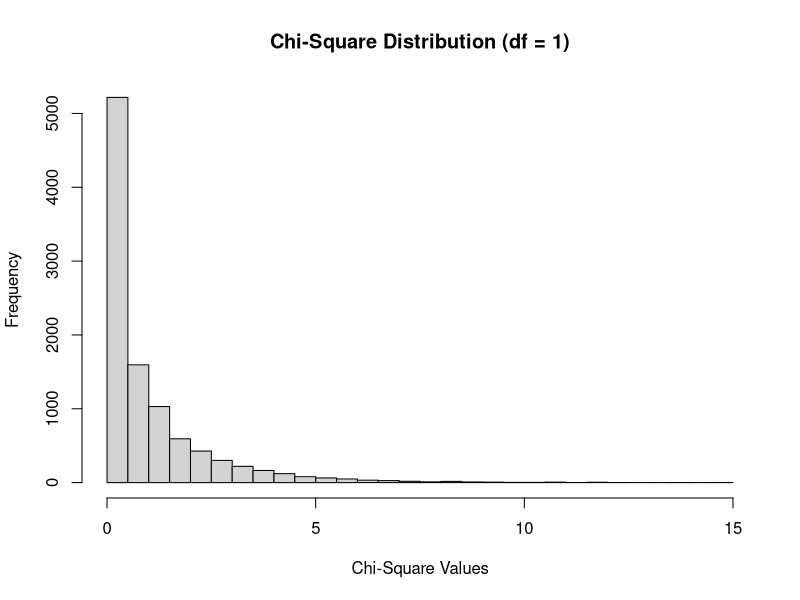
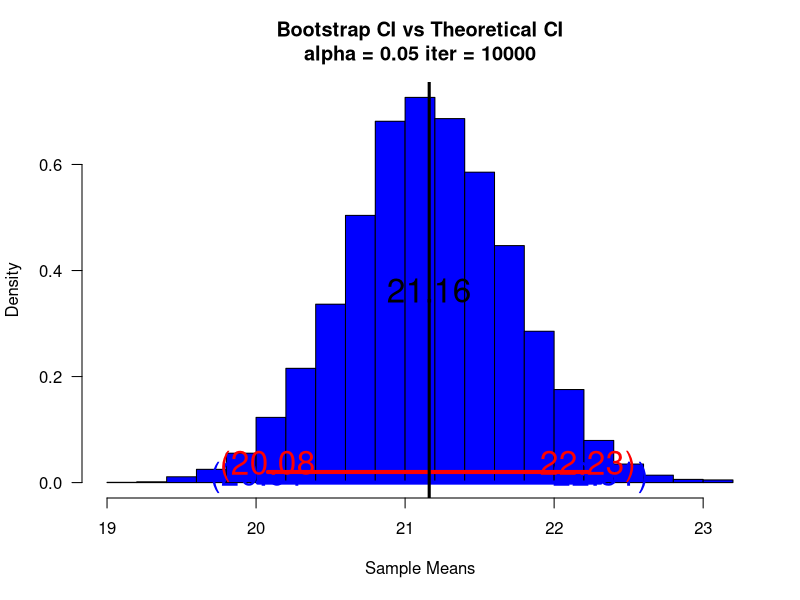

R code for these plots, in order:
## ---- chunk 1
knitr::opts_chunk$set(echo = TRUE)
## ---- chunk 2
getwd()
## ---- chunk 3
library(dplyr)

# Read the NZBIRDS.csv file
nzbirds <- read.csv("NZBIRDS.csv")

# Display the structure of the dataset to verify column names
str(nzbirds)
head(nzbirds)

# Part a: Random sample of 35 bird species
set.seed(123) # Set seed for reproducibility
sample_data <- nzbirds %>% sample_n(35)

# Part b: Calculate mean, standard deviation, and 95% confidence interval for Body Mass
mean_body_mass <- mean(sample_data$Body.Mass)
sd_body_mass <- sd(sample_data$Body.Mass)
n <- nrow(sample_data)
error_margin <- qt(0.975, df = n - 1) * (sd_body_mass / sqrt(n))
ci_body_mass <- c(mean_body_mass - error_margin, mean_body_mass + error_margin)

cat("Part b: Body Mass\n")
cat("Mean: ", mean_body_mass, "\n")
cat("Standard Deviation: ", sd_body_mass, "\n")
cat("95% Confidence Interval: ", ci_body_mass, "\n")

# Part c: Interpretation of the confidence interval
cat("Part c: The confidence interval indicates that the true mean body mass of all bird species is likely between ", 
    ci_body_mass[1], " and ", ci_body_mass[2], ".\n")

# Part d: Check if the true mean (from full dataset) is in the interval
true_mean_body_mass <- mean(nzbirds$Body.Mass)
cat("Part d: True Mean Body Mass: ", true_mean_body_mass, "\n")
cat("Is the true mean within the interval? ", 
    true_mean_body_mass >= ci_body_mass[1] && true_mean_body_mass <= ci_body_mass[2], "\n")

# Part e: Repeat steps b-d for Egg Length
mean_egg_length <- mean(sample_data$Egg.Length)
sd_egg_length <- sd(sample_data$Egg.Length)
error_margin_egg <- qt(0.975, df = n - 1) * (sd_egg_length / sqrt(n))
ci_egg_length <- c(mean_egg_length - error_margin_egg, mean_egg_length + error_margin_egg)

cat("\nPart e: Egg Length\n")
cat("Mean: ", mean_egg_length, "\n")
cat("Standard Deviation: ", sd_egg_length, "\n")
cat("95% Confidence Interval: ", ci_egg_length, "\n")

# Check if the true mean (from full dataset) is in the interval for Egg Length
true_mean_egg_length <- mean(nzbirds$Egg.Length)
cat("True Mean Egg Length: ", true_mean_egg_length, "\n")
cat("Is the true mean within the interval? ", 
    true_mean_egg_length >= ci_egg_length[1] && true_mean_egg_length <= ci_egg_length[2], "\n")

# Part f: Proportions of flightless birds for extinct and non-extinct species
extinct <- nzbirds %>% filter(Extinct == "Yes")
nonextinct <- nzbirds %>% filter(Extinct == "No")

prop_extinct_flightless <- mean(extinct$Flight == "No")
prop_nonextinct_flightless <- mean(nonextinct$Flight == "No")

# Confidence interval for the difference in proportions
n_extinct <- nrow(extinct)
n_nonextinct <- nrow(nonextinct)
se_diff <- sqrt((prop_extinct_flightless * (1 - prop_extinct_flightless) / n_extinct) +
                (prop_nonextinct_flightless * (1 - prop_nonextinct_flightless) / n_nonextinct))
diff_prop <- prop_extinct_flightless - prop_nonextinct_flightless
error_margin_prop <- qnorm(0.975) * se_diff
ci_diff_prop <- c(diff_prop - error_margin_prop, diff_prop + error_margin_prop)

cat("\nPart f: Difference in Proportions of Flightless Birds\n")
cat("Proportion of Extinct Flightless: ", prop_extinct_flightless, "\n")
cat("Proportion of Nonextinct Flightless: ", prop_nonextinct_flightless, "\n")
cat("Difference in Proportions: ", diff_prop, "\n")
cat("95% Confidence Interval for Difference in Proportions: ", ci_diff_prop, "\n")

# Part g: Support for the theory
cat("\nPart g: Does the confidence interval support the theory?\n")
cat("The theory is supported if the entire confidence interval is positive.\n")
cat("Support for theory: ", ci_diff_prop[1] > 0, "\n")

## ---- chunk 4
# Given data
n_southern_pine <- 100
mean_southern_pine <- 1312
sd_southern_pine <- 422

n_ponderosa_pine <- 47
mean_ponderosa_pine <- 1352
sd_ponderosa_pine <- 271

# Calculate the standard error for the difference in means
se_diff <- sqrt((sd_southern_pine^2 / n_southern_pine) + (sd_ponderosa_pine^2 / n_ponderosa_pine))

# Calculate the difference in means
mean_diff <- mean_southern_pine - mean_ponderosa_pine

# Calculate the critical t-value for a 95% confidence interval
alpha <- 0.05
df <- min(n_southern_pine - 1, n_ponderosa_pine - 1) # Use the smaller degrees of freedom
t_crit <- qt(1 - alpha/2, df)

# Calculate the margin of error
margin_of_error <- t_crit * se_diff

# Confidence interval for the difference in means
ci_diff_means <- c(mean_diff - margin_of_error, mean_diff + margin_of_error)

# Output the results
cat("Difference in means: ", mean_diff, "\n")
cat("95% Confidence Interval for the Difference in Means: ", ci_diff_means, "\n")

# Check if the confidence interval includes 0
if (ci_diff_means[1] > 0 || ci_diff_means[2] < 0) {
  cat("The confidence interval suggests a significant difference in mean shear stress.\n")
} else {
  cat("The confidence interval includes 0, so there is no significant difference in mean shear stress.\n")
}

## ---- chunk 5
# Part a: Verify that (y^2 / sigma^2) follows a chi-square distribution with 1 degree of freedom
# Simulate the distribution to verify
set.seed(123) # Set seed for reproducibility
n <- 1 # Sample size
sigma_squared <- 1 # Assume true variance is 1
num_simulations <- 10000 # Number of simulations

# Simulate y from a normal distribution with mean 0 and variance sigma_squared
y <- rnorm(num_simulations, mean = 0, sd = sqrt(sigma_squared))

# Compute y^2 / sigma^2
chi_squared_values <- (y^2) / sigma_squared

# Check the distribution of chi_squared_values
cat("Simulated mean of chi-squared values: ", mean(chi_squared_values), "\n")
cat("Theoretical mean of chi-squared distribution (df = 1): ", 1, "\n")
hist(chi_squared_values, breaks = 30, main = "Chi-Square Distribution (df = 1)", xlab = "Chi-Square Values")

# Part b: Derive a 95% confidence interval for sigma^2 using y^2 / sigma^2 as a pivotal statistic
# Define observed value of y^2
observed_y_squared <- 4 # Example value, replace with actual data

# Critical values from chi-square distribution with 1 degree of freedom
alpha <- 0.05
lower_critical <- qchisq(alpha / 2, df = 1)
upper_critical <- qchisq(1 - alpha / 2, df = 1)

# Compute confidence interval for sigma^2
lower_bound <- observed_y_squared / upper_critical
upper_bound <- observed_y_squared / lower_critical
ci_sigma_squared <- c(lower_bound, upper_bound)

cat("95% Confidence Interval for sigma^2: ", ci_sigma_squared, "\n")
## ---- chunk 6
# Given data for Exercise 8.24 and Exercise 7.26
n <- 20                     # Sample size
sample_mean <- 1.881        # Sample mean
sample_sd <- 0.52391        # Sample standard deviation
mu_0 <- 2                   # Null hypothesis mean
alpha <- 0.05               # Significance level

# Calculate the standard error
se_mean <- sample_sd / sqrt(n)

# Calculate the t-test statistic
t_statistic <- (sample_mean - mu_0) / se_mean

# Calculate the p-value for a two-tailed test
p_value <- 2 * pt(abs(t_statistic), df = n - 1, lower.tail = FALSE)

# Confidence interval for the mean
t_critical <- qt(1 - alpha / 2, df = n - 1)  # t critical value for 95% CI
ci_lower <- sample_mean - t_critical * se_mean
ci_upper <- sample_mean + t_critical * se_mean
ci <- c(ci_lower, ci_upper)

# Output results
cat("Exercise 8.24 Results:\n")
cat("Sample Mean: ", sample_mean, "\n")
cat("Sample Standard Deviation: ", sample_sd, "\n")
cat("Standard Error: ", se_mean, "\n")
cat("Test Statistic (t): ", t_statistic, "\n")
cat("P-value: ", p_value, "\n")
cat("95% Confidence Interval: ", ci, "\n")

# Conclusion based on alpha = 0.05
if (p_value < alpha) {
  cat("Conclusion: Reject the null hypothesis. The mean roughness differs from 2.\n")
} else {
  cat("Conclusion: Fail to reject the null hypothesis. No evidence that the mean roughness differs from 2.\n")
}

## ---- chunk 7
# Data: DOC values from the 25 lakes
DOC_values <- c(9.6, 4.5, 13.2, 4.1, 22.6, 2.7, 14.7, 3.5, 13.6, 19.8,
                14.3, 56.9, 25.1, 18.4, 2.7, 4.2, 30.2, 10.3, 17.6, 2.4,
                17.3, 38.8, 3.0, 5.8, 7.6)

# Part a: Hypothesis Test
# Null Hypothesis (H0): mu = 15 (mean DOC is 15 grams/m^3)
# Alternative Hypothesis (H1): mu != 15 (mean DOC is not 15 grams/m^3)

# Calculate the sample mean and standard deviation
sample_mean <- mean(DOC_values)
sample_sd <- sd(DOC_values)
n <- length(DOC_values)
alpha <- 0.10 # Significance level

# Perform the one-sample t-test
t_test_result <- t.test(DOC_values, mu = 15, alternative = "two.sided", conf.level = 1 - alpha)

# Output results of the hypothesis test
cat("Part a: Hypothesis Test Results\n")
cat("Sample Mean: ", sample_mean, "\n")
cat("Sample Standard Deviation: ", sample_sd, "\n")
cat("Test Statistic: ", t_test_result$statistic, "\n")
cat("P-value: ", t_test_result$p.value, "\n")
cat("Confidence Interval: ", t_test_result$conf.int, "\n")

if (t_test_result$p.value < alpha) {
  cat("Conclusion: Reject the null hypothesis. The sample mean DOC differs from 15 grams/m^3.\n")
} else {
  cat("Conclusion: Fail to reject the null hypothesis. There is no evidence that the sample mean DOC differs from 15 grams/m^3.\n")
}

# Part b: Power of the test
# Alternative mean mu_a = 14 grams/m^3
mu_a <- 14
t_critical <- qt(1 - alpha/2, df = n - 1) # Critical t-value
se <- sample_sd / sqrt(n) # Standard error

# Calculate non-centrality parameter for the alternative hypothesis
non_centrality <- abs(mu_a - 15) / se

# Power calculation using the cumulative distribution function
beta <- pt(t_critical, df = n - 1, ncp = non_centrality) - pt(-t_critical, df = n - 1, ncp = non_centrality)
power <- 1 - beta

cat("\nPart b: Power of the Test\n")
cat("Likelihood of detecting a mean difference (Power): ", power, "\n")

## ---- chunk 8
# Data: Oxon/Thion Ratios by condition
data <- data.frame(
  Condition = c("Fog", "Fog", "Fog", "Fog", "Clear", "Clear", "Fog", "Clear", "Fog", "Clear", "Fog", "Cloudy", "Fog", "Clear"),
  Ratio = c(0.270, 0.241, 0.205, 0.523, 0.618, 0.112, 0.330, 0.591, 0.273, 0.375, 0.225, 0.239, 0.112, 0.375)
)

# Separate ratios for foggy and clear/cloudy conditions
fog_ratios <- data$Ratio[data$Condition == "Fog"]
clear_ratios <- data$Ratio[data$Condition %in% c("Clear", "Cloudy")]

# Perform a two-sample t-test (assuming equal variances)
t_test_result <- t.test(fog_ratios, clear_ratios, alternative = "two.sided", var.equal = TRUE)

# Output the results
cat("Test Statistic: ", t_test_result$statistic, "\n")
cat("P-value: ", t_test_result$p.value, "\n")
cat("Confidence Interval for the Difference in Means: ", t_test_result$conf.int, "\n")
cat("Mean Oxon/Thion Ratio (Fog): ", mean(fog_ratios), "\n")
cat("Mean Oxon/Thion Ratio (Clear/Cloudy): ", mean(clear_ratios), "\n")

# Decision rule at alpha = 0.05
alpha <- 0.05
if (t_test_result$p.value < alpha) {
  cat("Conclusion: Reject the null hypothesis. There is a significant difference in mean oxon/thion ratios between foggy and clear/cloudy conditions.\n")
} else {
  cat("Conclusion: Fail to reject the null hypothesis. There is no significant difference in mean oxon/thion ratios between foggy and clear/cloudy conditions.\n")
}
## ---- chunk 9
library(dplyr)

# Read the GASTURBINES.csv file
gasturbines <- read.csv("GASTURBINE.csv")

# Display the structure of the dataset to verify column names and types
str(gasturbines)
head(gasturbines)

# Filter data based on turbine type using the `ENGINE` column
traditional <- gasturbines %>% filter(ENGINE == "Traditional") %>% pull(HEATRATE)
aeroderivative <- gasturbines %>% filter(ENGINE == "Aeroderivative") %>% pull(HEATRATE)
advanced <- gasturbines %>% filter(ENGINE == "Advanced") %>% pull(HEATRATE)

# Part (a): Test equality of variances between Traditional and Aeroderivative
if (length(traditional) > 1 & length(aeroderivative) > 1) {
  var_test_a <- var.test(traditional, aeroderivative, alternative = "two.sided")
  
  cat("Part (a): Equality of Variances between Traditional and Aeroderivative Gas Turbines\n")
  cat("Test Statistic: ", var_test_a$statistic, "\n")
  cat("P-value: ", var_test_a$p.value, "\n")
  if (var_test_a$p.value < 0.05) {
    cat("Conclusion: Reject the null hypothesis. Variances are not equal.\n")
  } else {
    cat("Conclusion: Fail to reject the null hypothesis. Variances are equal.\n")
  }
} else {
  cat("Insufficient data for Traditional or Aeroderivative turbines to perform variance test.\n")
}

# Part (b): Test equality of variances between Advanced and Aeroderivative
if (length(advanced) > 1 & length(aeroderivative) > 1) {
  var_test_b <- var.test(advanced, aeroderivative, alternative = "two.sided")
  
  cat("\nPart (b): Equality of Variances between Advanced and Aeroderivative Gas Turbines\n")
  cat("Test Statistic: ", var_test_b$statistic, "\n")
  cat("P-value: ", var_test_b$p.value, "\n")
  if (var_test_b$p.value < 0.05) {
    cat("Conclusion: Reject the null hypothesis. Variances are not equal.\n")
  } else {
    cat("Conclusion: Fail to reject the null hypothesis. Variances are equal.\n")
  }
} else {
  cat("Insufficient data for Advanced or Aeroderivative turbines to perform variance test.\n")
}

## ---- chunk 10
library(dplyr)

# Read the GOBIANTS.csv file
gobiants <- read.csv("GOBIANTS.csv")

# Display the structure of the dataset to verify column names
str(gobiants)
head(gobiants)

# Filter data for the two regions
dry_steppe <- gobiants %>% filter(Region == "Dry Steppe") %>% pull(AntSpecies)
gobi_desert <- gobiants %>% filter(Region == "Gobi Desert") %>% pull(AntSpecies)

# Part a: State the hypotheses
# H0: Variances of the two regions are equal (sigma1^2 = sigma2^2)
# H1: Variances of the two regions are not equal (sigma1^2 != sigma2^2)

# Part b: Conduct the F-test for equality of variances
var_test_result <- var.test(dry_steppe, gobi_desert, alternative = "two.sided")

# Part c: Rejection region for the test at alpha = 0.05
alpha <- 0.05
df1 <- length(dry_steppe) - 1  # Degrees of freedom for Dry Steppe
df2 <- length(gobi_desert) - 1  # Degrees of freedom for Gobi Desert
f_critical_lower <- qf(alpha / 2, df1, df2)  # Lower critical value
f_critical_upper <- qf(1 - alpha / 2, df1, df2)  # Upper critical value

# Part d: Calculate the p-value of the test
p_value <- var_test_result$p.value

# Part e: Make a conclusion
if (p_value < alpha) {
  conclusion <- "Reject the null hypothesis. The variances are not equal."
} else {
  conclusion <- "Fail to reject the null hypothesis. The variances are equal."
}

# Output the results
cat("Part b: F-Test Results\n")
cat("Test Statistic (F): ", var_test_result$statistic, "\n")
cat("P-value: ", p_value, "\n")
cat("Critical Values: ", f_critical_lower, "to", f_critical_upper, "\n")
cat("Conclusion: ", conclusion, "\n")

# Part f: Conditions required for the test to be valid
cat("\nPart f: Conditions for validity:\n")
cat("1. The data in both samples should be normally distributed.\n")
cat("2. The samples should be independent of each other.\n")

## ---- chunk 11
# Data: Throughput rates for Human Scheduler and Automated Method
human_scheduler <- c(185.4, 146.3, 174.4, 184.9, 240.0, 253.8, 238.8, 263.5)
automated_method <- c(180.4, 248.5, 185.5, 216.4, 269.3, 249.6, 282.0, 315.9)

# Calculate the differences
differences <- human_scheduler - automated_method

# Part a: State the hypotheses
# H0: Mean difference = 0 (no difference in throughput between the two methods)
# H1: Mean difference != 0 (a significant difference in throughput exists)

# Perform a paired t-test
t_test_result <- t.test(human_scheduler, automated_method, paired = TRUE, alternative = "two.sided")

# Output the results
cat("Paired T-Test for Throughput Rates\n")
cat("Test Statistic: ", t_test_result$statistic, "\n")
cat("P-value: ", t_test_result$p.value, "\n")
cat("Confidence Interval for the Mean Difference: ", t_test_result$conf.int, "\n")
cat("Mean Difference: ", mean(differences), "\n")

# Decision rule at alpha = 0.05
alpha <- 0.05
if (t_test_result$p.value < alpha) {
  cat("Conclusion: Reject the null hypothesis. There is a significant difference in throughput between the two methods.\n")
} else {
  cat("Conclusion: Fail to reject the null hypothesis. There is no significant difference in throughput between the two methods.\n")
}
## ---- chunk 12


# Setting the seed for reproducibility
set.seed(35) 
sam <- round(rnorm(30, mean = 20, sd = 3), 3)  # Generate the sample data

# Adjusted myboot function
myboot <- function(iter = 10000, x, fun = "mean", alpha = 0.05, ...) {
  n <- length(x)  # Sample size
  
  # Resampling
  y <- sample(x, n * iter, replace = TRUE)
  rs.mat <- matrix(y, nr = n, nc = iter, byrow = TRUE)
  xstat <- apply(rs.mat, 2, match.fun(fun))  # Bootstrap statistics
  
  # Bootstrap confidence interval
  ci_bootstrap <- quantile(xstat, c(alpha / 2, 1 - alpha / 2))
  
  # Theoretical confidence interval using t-distribution
  sample_mean <- mean(x)
  sample_sd <- sd(x)
  error_margin <- qt(1 - alpha / 2, df = n - 1) * (sample_sd / sqrt(n))
  ci_theoretical <- c(sample_mean - error_margin, sample_mean + error_margin)
  
  # Plotting
  para <- hist(xstat, freq = FALSE, las = 1,
               main = paste("Bootstrap CI vs Theoretical CI", "\n", 
                            "alpha = ", alpha, " iter = ", iter, sep = ""), ...)
  
  # Add theoretical confidence interval
  segments(ci_theoretical[1], 0, ci_theoretical[2], 0, lwd = 4, col = "Blue")
  text(ci_theoretical[1], 0.01, paste("(", round(ci_theoretical[1], 2), sep = ""), col = "Blue", cex = 2)
  text(ci_theoretical[2], 0.01, paste(round(ci_theoretical[2], 2), ")", sep = ""), col = "Blue", cex = 2)
  
  # Add bootstrap confidence interval
  segments(ci_bootstrap[1], 0.02, ci_bootstrap[2], 0.02, lwd = 4, col = "Red")
  text(ci_bootstrap[1], 0.03, paste("(", round(ci_bootstrap[1], 2), sep = ""), col = "Red", cex = 2)
  text(ci_bootstrap[2], 0.03, paste(round(ci_bootstrap[2], 2), ")", sep = ""), col = "Red", cex = 2)
  
  # Add point estimate
  pte <- match.fun(fun)(x)
  abline(v = pte, lwd = 3, col = "Black")  # Vertical line for point estimate
  text(pte, max(para$density) / 2, round(pte, 2), cex = 2, col = "Black")
  
  # Return the required structure
  return(list(
    fun = fun, 
    x = x, 
    t = qt(1 - alpha / 2, df = n - 1), 
    ci = ci_bootstrap, 
    cit = ci_theoretical
  ))
}

# Test the function with the specified sample
set.seed(35)
sam <- round(rnorm(30, mean = 20, sd = 3), 3)  # Generate the sample data
myboot_result <- myboot(iter = 10000, x = sam, fun = "mean", alpha = 0.05, xlab = "Sample Means", col = "Blue")

# Output the results
cat("Function Used: ", myboot_result$fun, "\n")
cat("Original Data: ", myboot_result$x, "\n")
cat("Critical t-Value: ", myboot_result$t, "\n")
cat("Bootstrap Confidence Interval: ", myboot_result$ci, "\n")
cat("Theoretical Confidence Interval: ", myboot_result$cit, "\n")

